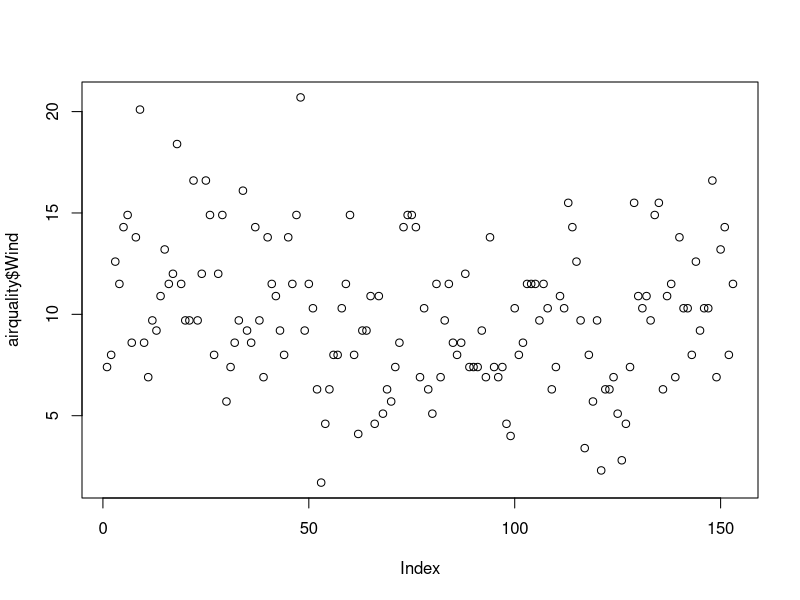
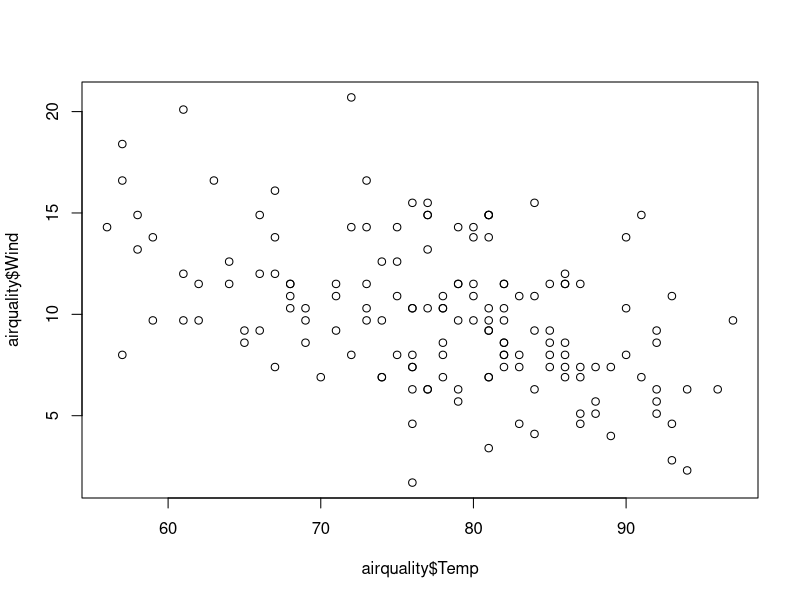
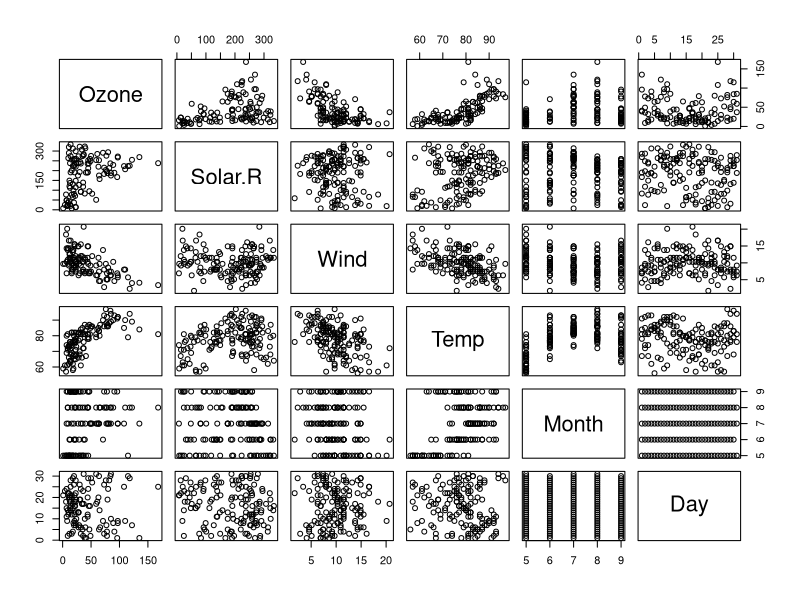

The R script that drew these images, in order: (Note: this script raises an error after producing the figures.)
airquality <- datasets::airquality 

####Top 10 rows and last 10 rows 
head(airquality,10)
tail(airquality,10)

######Columns 
airquality[,c(1,2)] 
df<-airquality[,-6] 
df
airquality$Wind 
mean(airquality$Wind) 

summary(airquality[,1]) 
###########Summary of the data######### 
summary(airquality$Temp) 
summary(airquality) 

########Visualization Techniques#############
plot(airquality$Wind) 
plot(airquality$Temp,airquality$Wind,type="p") 
plot(airquality) 

# points and lines  
plot(airquality$Wind, type= "1") # p: points, l: lines,b: both 
plot(airquality$Wind, 
              ylab = 'ozone Concentration', 
              xlab = 'No of Instances', 
              main = 'Ozone levels in NY city',      
              col = 'blue') 

# Horizontal bar plot
barplot(airquality$Ozone, 
        main = 'Ozone Concenteration in air',         
        ylab = 'ozone levels', col= 'blue',
        horiz = F,axes=T) # horizontal false and axes (vertical) true

#Histogram
hist(airquality$Temp)
hist(airquality$Temp,       
     main = 'Solar Radiation values in air',      
     xlab = 'Solar rad.', col='blue') 

#Single box plot 
boxplot(airquality$Temp,main="Boxplot")

# Multiple box plots 
boxplot(airquality[,1:4],main='Multiple')

#margin of the grid(mar),  
#no of rows and columns(mfrow),  
#whether a border is to be included(bty)  
#and position of the  
#labels(las: 1 for horizontal, las: 0 for vertical) 
#bty - box around the plot 
par(mfrow=c(3,3),mar=c(2,5,2,1),  las=0, bty="n") 
plot(airquality$Ozone) 
plot(airquality$Ozone, airquality$Wind) 
plot(airquality$Ozone, type= "l") 
plot(airquality$Ozone, type= "b") 
barplot(airquality$Ozone, 
        main = 'Ozone Concenteration in air',         
        xlab = 'ozone levels', col='green',horiz = TRUE) 
hist(airquality$Solar.R)
boxplot(airquality$Solar.R) 
boxplot(airquality[,0:4], main='Multiple Box plots') 
sd(airquality$Ozone,na.rm = T)
